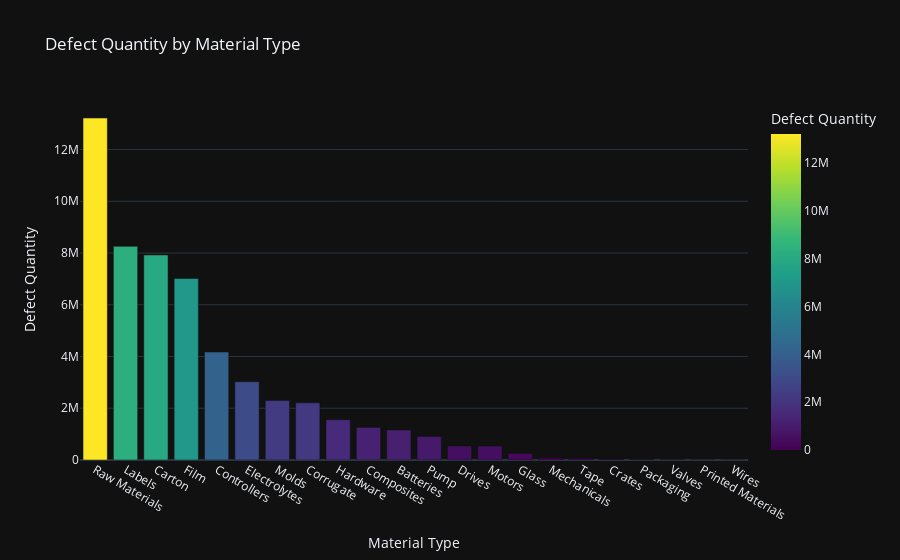

Here is the notebook cell this chart was saved with:
### Code cell
import plotly.express as px

# Create a bar chart for defect quantity by material type
fig = px.bar(material_type_analysis_sorted, 
             x='Material Type', 
             y='Defect Qty',
             title='Defect Quantity by Material Type',
             labels={'Defect Qty': 'Defect Quantity'},
             template='plotly_dark',
             color='Defect Qty',
             color_continuous_scale='Viridis')  # Choose a color palette

# Display the plot
fig.show()

### Figure 1 — Plotly figure (JSON) as saved in the notebook; plotly's stock layout.template omitted (floating-point values rounded to 4 significant figures)
{"data": [{"alignmentgroup": "True", "hovertemplate": "Material Type=%{x}<br>Defect Quantity=%{marker.color}<extra></extra>", "legendgroup": "", "marker": {"color": [13218621, 8258962, 7923317, 7017127, 4171910, 3023458, 2296332, 2208438, 1555175, 1258623, 1160787, 907088, 539076, 538985, 254946, 83134, 64153, 33381, 19891, 5696, 116, 0], "coloraxis": "coloraxis", "pattern": {"shape": ""}}, "name": "", "offsetgroup": "", "orientation": "v", "showlegend": false, "textposition": "auto", "type": "bar", "x": ["Raw Materials", "Labels", "Carton", "Film", "Controllers", "Electrolytes", "Molds", "Corrugate", "Hardware", "Composites", "Batteries", "Pump", "Drives", "Motors", "Glass", "Mechanicals", "Tape", "Crates", "Packaging", "Valves", "Printed Materials", "Wires"], "xaxis": "x", "y": [13218621, 8258962, 7923317, 7017127, 4171910, 3023458, 2296332, 2208438, 1555175, 1258623, 1160787, 907088, 539076, 538985, 254946, 83134, 64153, 33381, 19891, 5696, 116, 0], "yaxis": "y"}], "layout": {"autosize": true, "barmode": "relative", "coloraxis": {"colorbar": {"title": {"text": "Defect Quantity"}}, "colorscale": [[0, "#440154"], [0.1111, "#482878"], [0.2222, "#3e4989"], [0.3333, "#31688e"], [0.4444, "#26828e"], [0.5556, "#1f9e89"], [0.6667, "#35b779"], [0.7778, "#6ece58"], [0.8889, "#b5de2b"], [1, "#fde725"]]}, "legend": {"tracegroupgap": 0}, "title": {"text": "Defect Quantity by Material Type"}, "xaxis": {"anchor": "y", "autorange": true, "domain": [0, 1], "range": [-0.5, 21.5], "title": {"text": "Material Type"}, "type": "category"}, "yaxis": {"anchor": "x", "autorange": true, "domain": [0, 1], "range": [0, 13910000.0], "title": {"text": "Defect Quantity"}, "type": "linear"}}}
